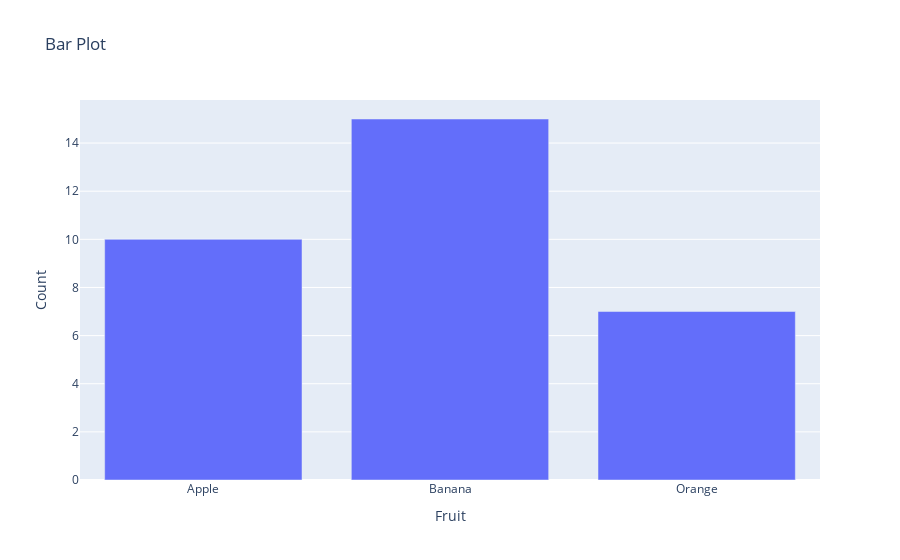

Write notebook code for a chart like this one.
### Code cell
# Q 5 Bar plot using Plotly
import plotly.express as px

data = {"Fruit": ["Apple", "Banana", "Orange"], "Count": [10, 15, 7]}
fig = px.bar(data, x="Fruit", y="Count", title="Bar Plot")
fig.show()

### Figure 1 — Plotly figure (JSON) as saved in the notebook; plotly's stock layout.template omitted (floating-point values rounded to 4 significant figures)
{"data": [{"hovertemplate": "Fruit=%{x}<br>Count=%{y}<extra></extra>", "legendgroup": "", "marker": {"color": "#636efa", "pattern": {"shape": ""}}, "name": "", "orientation": "v", "showlegend": false, "textposition": "auto", "type": "bar", "x": ["Apple", "Banana", "Orange"], "xaxis": "x", "y": [10, 15, 7], "yaxis": "y"}], "layout": {"barmode": "relative", "legend": {"tracegroupgap": 0}, "title": {"text": "Bar Plot"}, "xaxis": {"anchor": "y", "domain": [0, 1], "title": {"text": "Fruit"}}, "yaxis": {"anchor": "x", "domain": [0, 1], "title": {"text": "Count"}}}}
